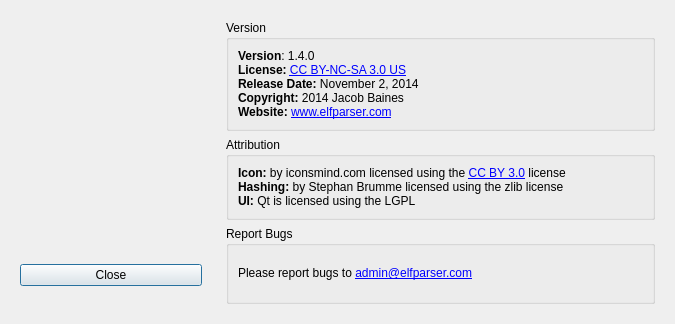
<?xml version="1.0" encoding="UTF-8"?>
<ui version="4.0">
 <class>About</class>
 <widget class="QDialog" name="About">
  <property name="geometry">
   <rect>
    <x>0</x>
    <y>0</y>
    <width>675</width>
    <height>324</height>
   </rect>
  </property>
  <property name="windowTitle">
   <string>Dialog</string>
  </property>
  <layout class="QHBoxLayout" name="horizontalLayout">
   <item>
    <widget class="QFrame" name="frame_3">
     <property name="sizePolicy">
      <sizepolicy hsizetype="Minimum" vsizetype="Preferred">
       <horstretch>0</horstretch>
       <verstretch>0</verstretch>
      </sizepolicy>
     </property>
     <property name="minimumSize">
      <size>
       <width>200</width>
       <height>300</height>
      </size>
     </property>
     <property name="maximumSize">
      <size>
       <width>200</width>
       <height>300</height>
      </size>
     </property>
     <property name="frameShape">
      <enum>QFrame::NoFrame</enum>
     </property>
     <property name="frameShadow">
      <enum>QFrame::Raised</enum>
     </property>
     <layout class="QVBoxLayout" name="verticalLayout_5">
      <item>
       <widget class="QLabel" name="imageLabel">
        <property name="sizePolicy">
         <sizepolicy hsizetype="Fixed" vsizetype="Fixed">
          <horstretch>0</horstretch>
          <verstretch>0</verstretch>
         </sizepolicy>
        </property>
        <property name="minimumSize">
         <size>
          <width>185</width>
          <height>185</height>
         </size>
        </property>
        <property name="maximumSize">
         <size>
          <width>185</width>
          <height>185</height>
         </size>
        </property>
        <property name="text">
         <string/>
        </property>
        <property name="scaledContents">
         <bool>true</bool>
        </property>
        <property name="wordWrap">
         <bool>true</bool>
        </property>
       </widget>
      </item>
      <item>
       <spacer name="verticalSpacer">
        <property name="orientation">
         <enum>Qt::Vertical</enum>
        </property>
        <property name="sizeType">
         <enum>QSizePolicy::Minimum</enum>
        </property>
        <property name="sizeHint" stdset="0">
         <size>
          <width>20</width>
          <height>20</height>
         </size>
        </property>
       </spacer>
      </item>
      <item>
       <widget class="QPushButton" name="closeButton">
        <property name="text">
         <string>Close</string>
        </property>
       </widget>
      </item>
     </layout>
     <zorder>imageLabel</zorder>
     <zorder>verticalSpacer</zorder>
     <zorder>closeButton</zorder>
    </widget>
   </item>
   <item>
    <widget class="QFrame" name="frame_2">
     <property name="frameShape">
      <enum>QFrame::NoFrame</enum>
     </property>
     <property name="frameShadow">
      <enum>QFrame::Raised</enum>
     </property>
     <layout class="QVBoxLayout" name="verticalLayout">
      <item>
       <widget class="QGroupBox" name="versionBox">
        <property name="title">
         <string>Version</string>
        </property>
        <layout class="QVBoxLayout" name="verticalLayout_2">
         <item>
          <widget class="QLabel" name="label">
           <property name="text">
            <string>&lt;html&gt;&lt;head/&gt;&lt;body&gt;&lt;p&gt;&lt;span style=&quot; font-weight:600;&quot;&gt;Version&lt;/span&gt;: 1.4.0&lt;br/&gt;&lt;span style=&quot; font-weight:600;&quot;&gt;License: &lt;/span&gt;&lt;a href=&quot;https://creativecommons.org/licenses/by-nc-sa/3.0/us/&quot;&gt;&lt;span style=&quot; text-decoration: underline; color:#0000ff;&quot;&gt;CC BY-NC-SA 3.0 US&lt;/span&gt;&lt;/a&gt;&lt;br/&gt;&lt;span style=&quot; font-weight:600;&quot;&gt;Release Date:&lt;/span&gt; November 2, 2014&lt;br/&gt;&lt;span style=&quot; font-weight:600;&quot;&gt;Copyright: &lt;/span&gt;2014 Jacob Baines&lt;br/&gt;&lt;span style=&quot; font-weight:600;&quot;&gt;Website: &lt;/span&gt;&lt;a href=&quot;http://www.elfparser.com&quot;&gt;&lt;span style=&quot; text-decoration: underline; color:#0000ff;&quot;&gt;www.elfparser.com&lt;/span&gt;&lt;/a&gt;&lt;/p&gt;&lt;/body&gt;&lt;/html&gt;</string>
           </property>
          </widget>
         </item>
        </layout>
       </widget>
      </item>
      <item>
       <widget class="QGroupBox" name="creditsBox">
        <property name="title">
         <string>Attribution</string>
        </property>
        <layout class="QVBoxLayout" name="verticalLayout_3">
         <item>
          <widget class="QLabel" name="label_2">
           <property name="text">
            <string>&lt;html&gt;&lt;head/&gt;&lt;body&gt;&lt;span style=&quot; font-weight:600;&quot;&gt;Icon:&lt;/span&gt; by iconsmind.com licensed using the &lt;a href=&quot;http://creativecommons.org/licenses/by/3.0/us/&quot;&gt;&lt;span style=&quot; text-decoration: underline; color:#0000ff;&quot;&gt;CC BY 3.0&lt;/span&gt;&lt;/a&gt; license&lt;br&gt;&lt;span style=&quot; font-weight:600;&quot;&gt;Hashing:&lt;/span&gt; by Stephan Brumme licensed using the zlib license&lt;br&gt;&lt;span style=&quot; font-weight:600;&quot;&gt;UI:&lt;/span&gt; Qt is licensed using the LGPL&lt;/body&gt;&lt;/html&gt;</string>
           </property>
          </widget>
         </item>
        </layout>
       </widget>
      </item>
      <item>
       <widget class="QGroupBox" name="groupBox">
        <property name="title">
         <string>Report Bugs</string>
        </property>
        <layout class="QVBoxLayout" name="verticalLayout_4">
         <item>
          <widget class="QLabel" name="label_3">
           <property name="text">
            <string>&lt;html&gt;&lt;head/&gt;&lt;body&gt;&lt;p&gt;Please report bugs to &lt;a href=&quot;admin@elfparser.com&quot;&gt;&lt;span style=&quot; text-decoration: underline; color:#0000ff;&quot;&gt;admin@elfparser.com&lt;/span&gt;&lt;/a&gt;&lt;/p&gt;&lt;/body&gt;&lt;/html&gt;</string>
           </property>
          </widget>
         </item>
        </layout>
       </widget>
      </item>
     </layout>
    </widget>
   </item>
  </layout>
 </widget>
 <resources/>
 <connections>
  <connection>
   <sender>closeButton</sender>
   <signal>clicked()</signal>
   <receiver>About</receiver>
   <slot>close()</slot>
   <hints>
    <hint type="sourcelabel">
     <x>111</x>
     <y>291</y>
    </hint>
    <hint type="destinationlabel">
     <x>337</x>
     <y>161</y>
    </hint>
   </hints>
  </connection>
 </connections>
</ui>
